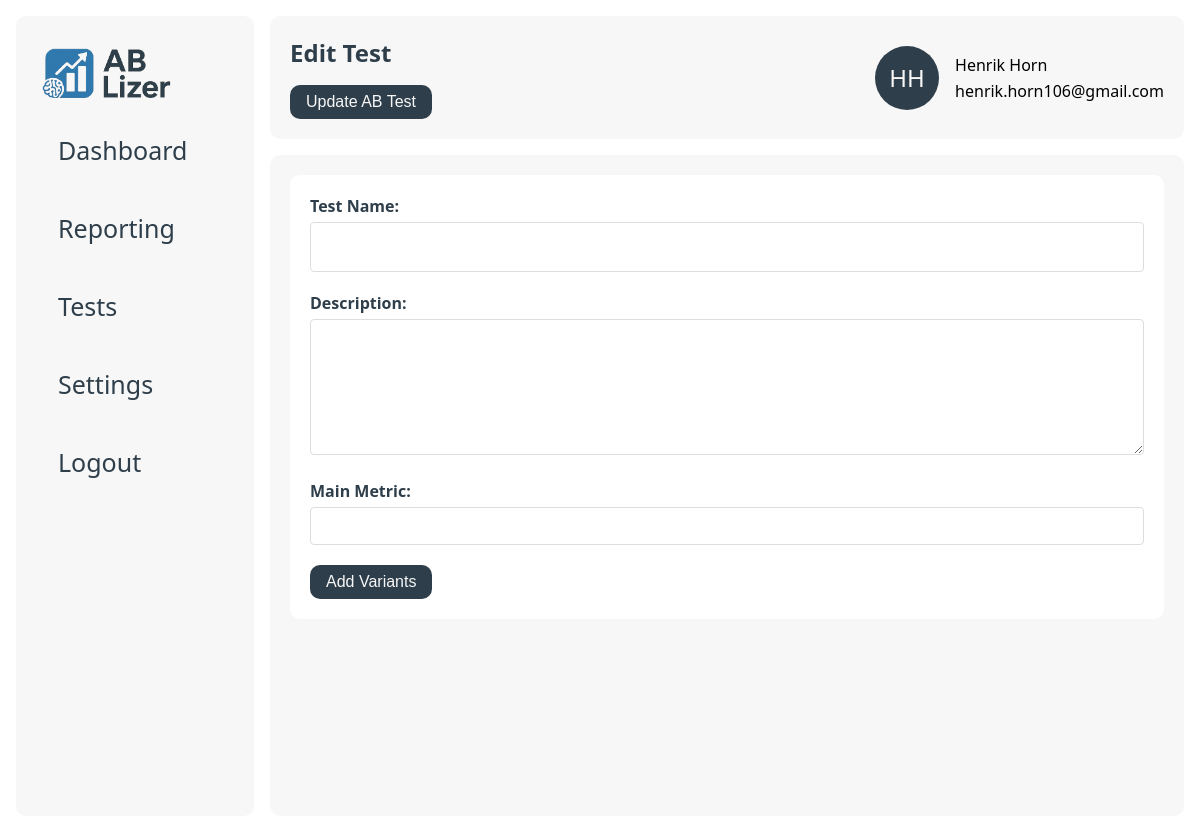
Before: /edit/1/60 (signed in) with the older database file.
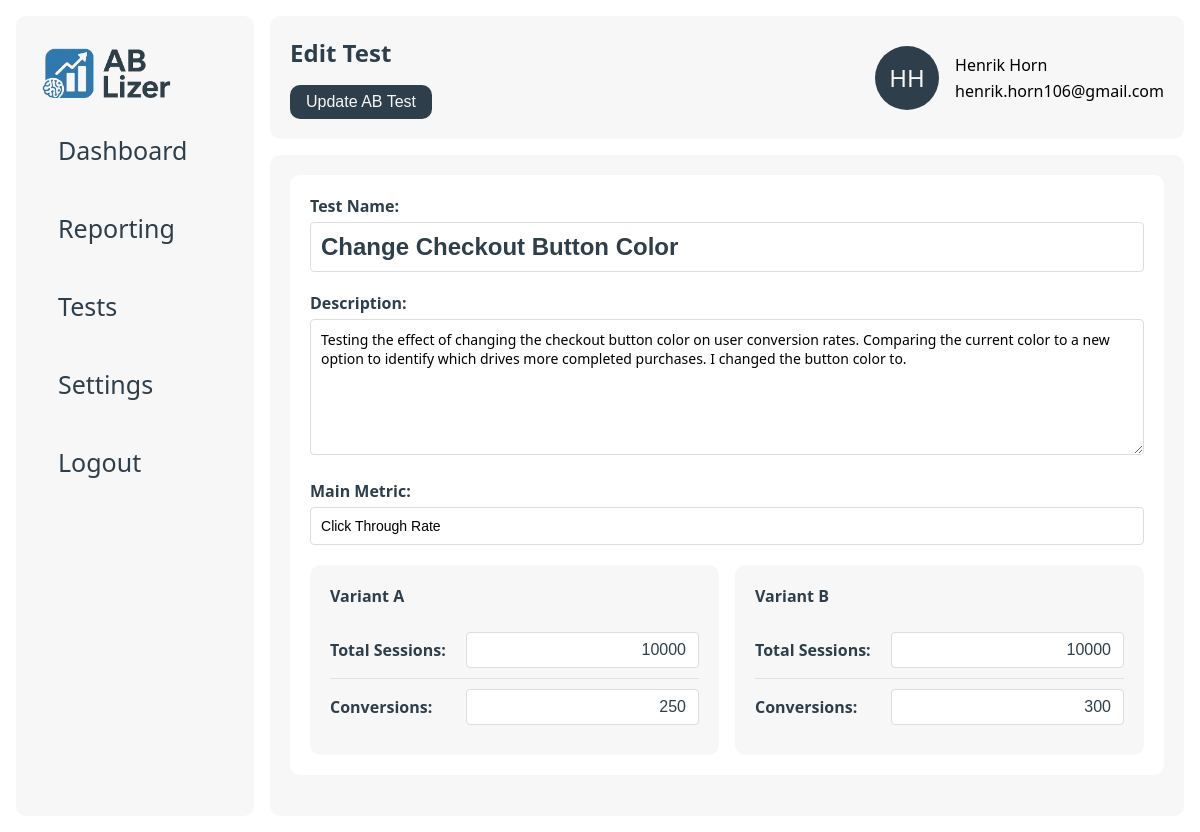
After: the same page with the newer database file.
### data/models.py (models this page shows)
class users(db.Model):
    __tablename__ = 'users'
    id = db.Column(db.Integer, primary_key=True)
    company_id = db.Column(db.Integer, db.ForeignKey('companies.id'), nullable=False)
    name = db.Column(db.String(255), nullable=False)
    email = db.Column(db.String(255), nullable=False, unique=True)
    password_hash = db.Column(db.String(255), nullable=True)  # Nullable for existing users
    llm_model = db.Column(db.String(100), nullable=False, default='openai-gpt-4o-mini')
    __repr__ = lambda self: f'<User {self.name}>'
    __str__ = lambda self: f'{self.name} - {self.email}'

class ab_tests(db.Model):
    __tablename__ = 'ab_tests'
    id = db.Column(db.Integer, primary_key=True)
    company_id = db.Column(db.Integer, db.ForeignKey('companies.id'), nullable=False)
    name = db.Column(db.String(255), nullable=False)
    description = db.Column(db.Text, nullable=False)
    metric = db.Column(db.String(255), nullable=False)
    created_at = db.Column(db.DateTime, nullable=False)
    __repr__ = lambda self: f'<Ab_Test {self.id}>'
    __str__ = lambda self: f'{self.id}'

class variants(db.Model):
    __tablename__ = 'variants'
    id = db.Column(db.Integer, primary_key=True)
    test_id = db.Column(db.Integer, db.ForeignKey('ab_tests.id'), nullable=False)
    name = db.Column(db.String(255), nullable=False)
    impressions = db.Column(db.Integer, nullable=False)
    conversions = db.Column(db.Integer, nullable=False)
    conversion_rate = db.Column(db.Float, nullable=False)
    __repr__ = lambda self: f'<Variant {self.id}>'
    __str__ = lambda self: f'{self.id}'

### app.py (the view)
@app.route("/edit/<int:user_id>/<int:test_id>")
@login_required
def edit_test_page(user_id, test_id):
    user = db_manager.get_user(user_id)
    test = db_manager.get_test(test_id, user.company_id)
    variants = db_manager.get_variants(test_id)
    report = db_manager.get_report(test_id)
    return render_template("edit.html", user=user, test=test, variants=variants, report=report)

### app.py (called while the page is built)
def login_required(f):
    @wraps(f)
    def decorated_function(*args, **kwargs):
        if 'user_id' not in session:
            flash('Please log in to access this page.', 'error')
            return redirect(url_for('login'))
        return f(*args, **kwargs)
    return decorated_function

@app.template_filter('initials')
def get_initials(name):
    if not name:
        return ''
    parts = name.strip().split()
    if len(parts) >= 2:
        return (parts[0][0] + parts[1][0]).upper()
    elif len(parts) == 1:
        return parts[0][:2].upper()
    return ''

### data/db_manager.py (called while the page is built)
    def get_test(self, test_id, company_id):
        return ab_tests.query.filter_by(id=test_id, company_id=company_id).first()

    def get_variants(self, test_id):
        return variants.query.filter_by(test_id=test_id).all()

    def get_report(self, test_id):
        return reports.query.filter_by(test_id=test_id).first()

    def get_user(self, user_id):
        return users.query.filter_by(id=user_id).first()

### templates/edit.html (shortened to what this page needs)
{% extends "base.html" %}
{% block page_title %}Edit Test{% endblock %}
{% block page_button %}
    <div class="button-container">
        <button form="edit-form" class="btn" type="submit">Update AB Test</button>
    </div>
{% endblock %}
{% block content %}
    <div class="card big">
        <form id="edit-form" method="post" action="">
            <div class="form-group">
                <label class="details-label" for="name">Test Name:</label>
                <input type="text" class="details-head" id="name" name="name" value="{{ test.name }}">
            </div>
            <div class="form-group">
                <label class="details-label" for="description">Description:</label>
                <textarea class="details-textarea" id="description" name="description"
                          rows="6">{{ test.description }}</textarea>
            </div>
            <div class="form-group">
                <label class="details-label" for="metric">Main Metric:</label>
                <input type="text" id="metric" name="metric" value="{{ test.metric }}">
            </div>
            {% if variants != [] %}
                <div class="column-grid-2">
                    {% for variant in variants %}
                        <div class="metrics-card">
                            <h4>{{ variant.name }}</h4>
                            <div class="details-form-group">
                                <label class="details-label" for="sessions_{{ loop.index }}">Total Sessions:</label>
                                <input class="details-input right" type="text" id="sessions_{{ loop.index }}"
                                       name="sessions[]"
                                       value="{{ variant.impressions }}">
                            </div>
                            <div class="details-form-group">
                                <label class="details-label" for="conversions_{{ loop.index }}">Conversions:</label>
                                <input class="details-input right" type="text" id="conversions_{{ loop.index }}"
                                       name="conversions[]" value="{{ variant.conversions }}">
                            </div>
                        </div>
                    {% endfor %}
                </div>
            {% else %}
                <button class="btn" id="addVariantBtn">Add Variants</button>
            {% endif %}
        </form>
    </div>
{% endblock %}

### templates/base.html (shortened to what this page needs)
<!DOCTYPE html>
<html lang="en">
<head>
    <link href="{{ url_for('static', filename='style.css') }}" rel="stylesheet">
</head>
<body>
<div class="main-wrapper">
    <div class="sidenav" id="mySidenav">
        <div class="sidenav-container">
            <a class="logo" href="/"><img src="{{ url_for('static', filename='logo_ab-lizer.png') }}" height="50px"></a>
            <a href="/">
                <div class="tab">Dashboard</div>
            </a>
            <a href="/reports/{{ user.id }}">
                <div class="tab">Reporting</div>
            </a>
            <a href="/tests/{{ user.id }}">
                <div class="tab">Tests</div>
            </a>
            <a href="/settings/{{ user.id }}">
                <div class="tab">Settings</div>
            </a>
            <a href="{{ url_for('logout') }}">
                <div class="tab">Logout</div>
            </a>
        </div>
    </div>
    <div class="wrapper">
        <nav>
            <div class="container navigation">
                <div class="hero">
                    <h1>{% block page_title %}{% endblock %}</h1>
                    {% block page_button %}{% endblock %}
                </div>
                <div class="col-wrapper">
                    <div class="profile">
                        <div class="profile-image">{{ user.name|initials }}</div>
                    </div>
                    <div class="profile-info">
                        <div>
                            {{ user.name }}
                        </div>
                        <div>
                            {{ user.email }}
                        </div>
                    </div>
            </div>
        </nav>
        <main class="container">
            {% block content %}{% endblock %}
        </main>
    </div>
</div>
</body>
</html>

### static/style.css (style rules this page uses)
:root { --primary: #2E3E4A; --secondary: #F7F7F7; --accent: #317AAE; --gradient: linear-gradient(180deg, rgba(25, 82, 133, 1) 0%, rgba(49, 122, 174, 1) 100%); --danger: #ef4444; --bg: #ffffff; --radius: 10px; --shadow: 0 2px 8px rgba(30, 41, 59, 0.06); --font-primary: 'Segoe UI', 'Roboto', Arial, sans-serif; }
* { box-sizing: border-box; }
body { font-family: var(--font-primary), sans-serif; background: var(--bg); margin: 0; padding: 0; }
nav { background: var(--bg); }
main { overflow-y: scroll; }
h1, h2, h3, h4, h5, h6, p { margin-top: 0; color: var(--primary); }
a { color: var(--primary); text-decoration: none; }
.hero { display: flex; flex-direction: column; justify-content: center; gap: 16px; }
.main-wrapper { display: flex; padding: 16px; }
.wrapper { width: 100%; height: 100vh; padding-left: 16px; align-self: stretch; gap: 16px; display: flex; flex-direction: column; }
.container { padding: 20px 20px; background: var(--secondary); border-radius: var(--radius); height: 100%; }
.container.navigation { display: flex; justify-content: space-between; align-items: center; }
.container.navigation h1 { margin-bottom: 0; }
.logo { font-size: 1.5rem; font-weight: bold; text-decoration: none; }
.profile-image { display: flex; align-items: center; justify-content: center; border-radius: 50%; background-color: var(--primary); padding: 2px; width: 64px; height: 64px; font-size: 24px; color: var(--secondary); }
.profile-info { display: flex; flex-direction: column; gap: 4px; justify-content: center; }
input[type="text"] { padding: 8px 12px; border: 1px solid var(--border); border-radius: var(--radius); font-size: 1rem; margin-right: 8px; width: 100%; }
.sidenav { width: 300px; background-color: var(--bg); position: static; height: 100vh; overflow-x: hidden; }
.sidenav a { color: var(--primary); text-decoration: none; font-size: 25px; display: block; }
.sidenav .tab { padding: 16px 16px; color: var(--primary); text-decoration: none; font-size: 25px; display: block; transition: 0.3s; border-radius: var(--radius); }
.sidenav-container { display: flex; flex-direction: column; gap: 12px; background-color: var(--secondary); border-radius: var( --radius); padding: 32px 26px; height: 100%; }
.card { border-radius: var( --radius); padding: 20px; min-width: 200px; background-color: var(--bg); }
.card.big { width: 100%; }
.col-wrapper { display: flex; gap: 16px; flex-wrap: wrap; flex-grow: 0; flex-direction: row; }
.column-grid-2 { display: grid; grid-template-columns: repeat(2, 1fr); gap: 16px; width: 100%; }
.form-group { margin-bottom: 20px; }
.form-group label { display: block; margin-bottom: 5px; font-weight: 600; }
.form-group input, .form-group textarea { width: 100%; padding: 10px; border: 1px solid #ddd; border-radius: 4px; font-size: 14px; }
.details-head[type="text"] { font-size: 24px; font-weight: bold; color: var(--primary); border: 1px solid #ddd; }
.details-label { font-weight: 600; color: var(--primary); }
.details-input[type="text"] { width: unset; color: var(--primary); border: 1px solid #ddd; border-radius: 4px; margin: 0; }
.details-input[type="text"].right { text-align: right; }
.details-textarea { border: 1px solid #ddd; padding: 10px; font-size: 16px; }
.details-form-group { display: flex; justify-content: space-between; align-items: center; padding: 10px 0; border-bottom: 1px solid #e0e0e0; }
.details-form-group:last-child { border-bottom: none; }
textarea { font-family: var(--font-primary), sans-serif; resize: vertical; }
.button-container { display: flex; justify-content: flex-start; gap: 12px; }
.btn { padding: 8px 16px; border: none; border-radius: var(--radius); font-size: 1rem; cursor: pointer; background: var(--primary); color: var(--secondary); }
.metrics-card { background: var(--secondary); padding: 20px; border-radius: var(--radius); }
.metrics-card h4 { margin-bottom: 15px; color: var(--primary); }

Changed rows visible on the page:
added ab_tests: name "Change Checkout Button Color", description "Testing the effect of changing the checkout button color on user conversion rates. Comparing the current color to a new option to identify which drives more completed purchases. I changed the button color to.", metric "Click Through Rate"
added variants: name "Variant A", impressions "10000", conversions "250"
added variants: name "Variant B", impressions "10000", conversions "300"
Other visible differences:
text no longer shown: "Add Variants"
